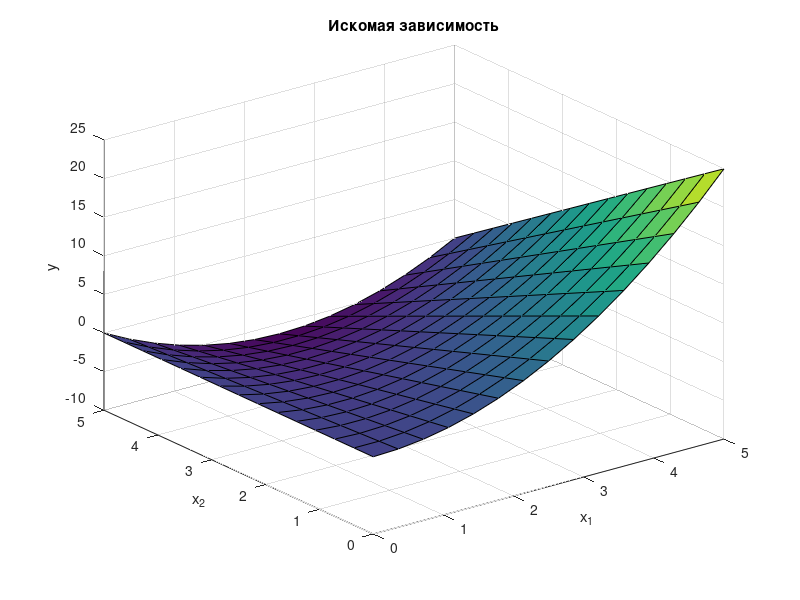

The MATLAB source for this figure:
n=15; % количество точек дискретизации
x1=linspace(0, 5, n); x2=linspace(0, 5, n); 
y=zeros(n, n);for j=1:n
y(j,:)= -x1*x2(j)+x2.^2; end
surf(x1, x2, y) 
xlabel('x_1'); ylabel('x_2'); zlabel('y'); 
title('Искомая зависимость') 